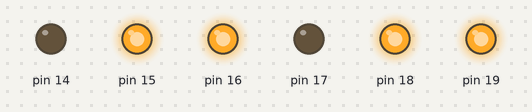
Simulated run of this sketch. Board: Arduino Uno, built with avr-gcc and run on an emulated ATmega328P. On the bench: output pins drawn as LEDs (lit = HIGH).

Above: at 0.1 s.
At 3.1 s:
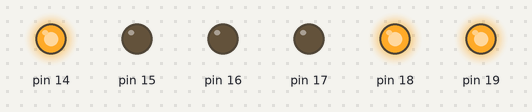
At 6.1 s:
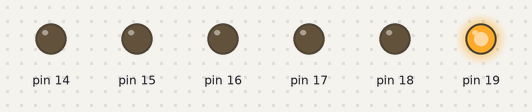
At 13.1 s:
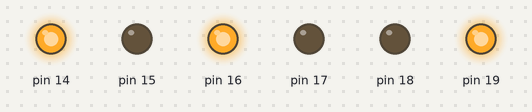
At 20.1 s:
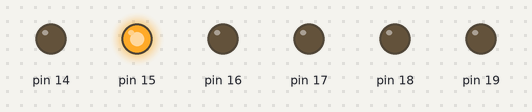
At 27.1 s:
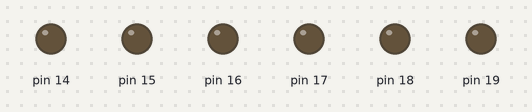
Timing chart, 0 to 28.6 s (numbered marks = the images above):
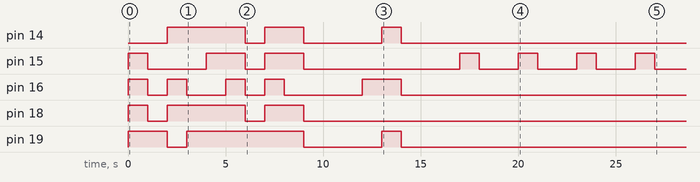

Measured:
- by itself, pin 14: goes HIGH 4.0 s, LOW 1.0 s, HIGH 2.0 s, LOW 4.0 s, HIGH 1.0 s, then LOW
- by itself, pin 15: LOW → HIGH at 0.00 s, → LOW 1.0 s later, → HIGH 3.0 s later, → LOW 2.0 s later, … (14 changes in this stretch)
- by itself, pin 16: LOW → HIGH at 0.00 s, → LOW 1.0 s later, → HIGH 1.0 s later, → LOW 1.0 s later, … (10 changes in this stretch)
- by itself, pin 18: goes HIGH 1.0 s, LOW 1.0 s, HIGH 4.0 s, LOW 1.0 s, HIGH 2.0 s, then LOW
- by itself, pin 19: goes HIGH 2.0 s, LOW 1.0 s, HIGH 6.0 s, LOW 4.0 s, HIGH 1.0 s, then LOW

The sketch:

Exp_19_Obs_1.ino
```cpp
#include<avr/io.h>
#include<util/delay.h>
int number[] = {0b11110110, 0b01100000, 0b11010101, 0b11110001, 0b10110011, 0b10110111, 0b11100000, 0b11110111, 0b11110011};
int main (void)
{
  int i = 0;
  DDRC = 0xFF;
  while (1)


  {
    if(i < 10)
    {
      PORTC = number[i];
      _delay_ms(1000);
      i++;
    }
  }
}
```
